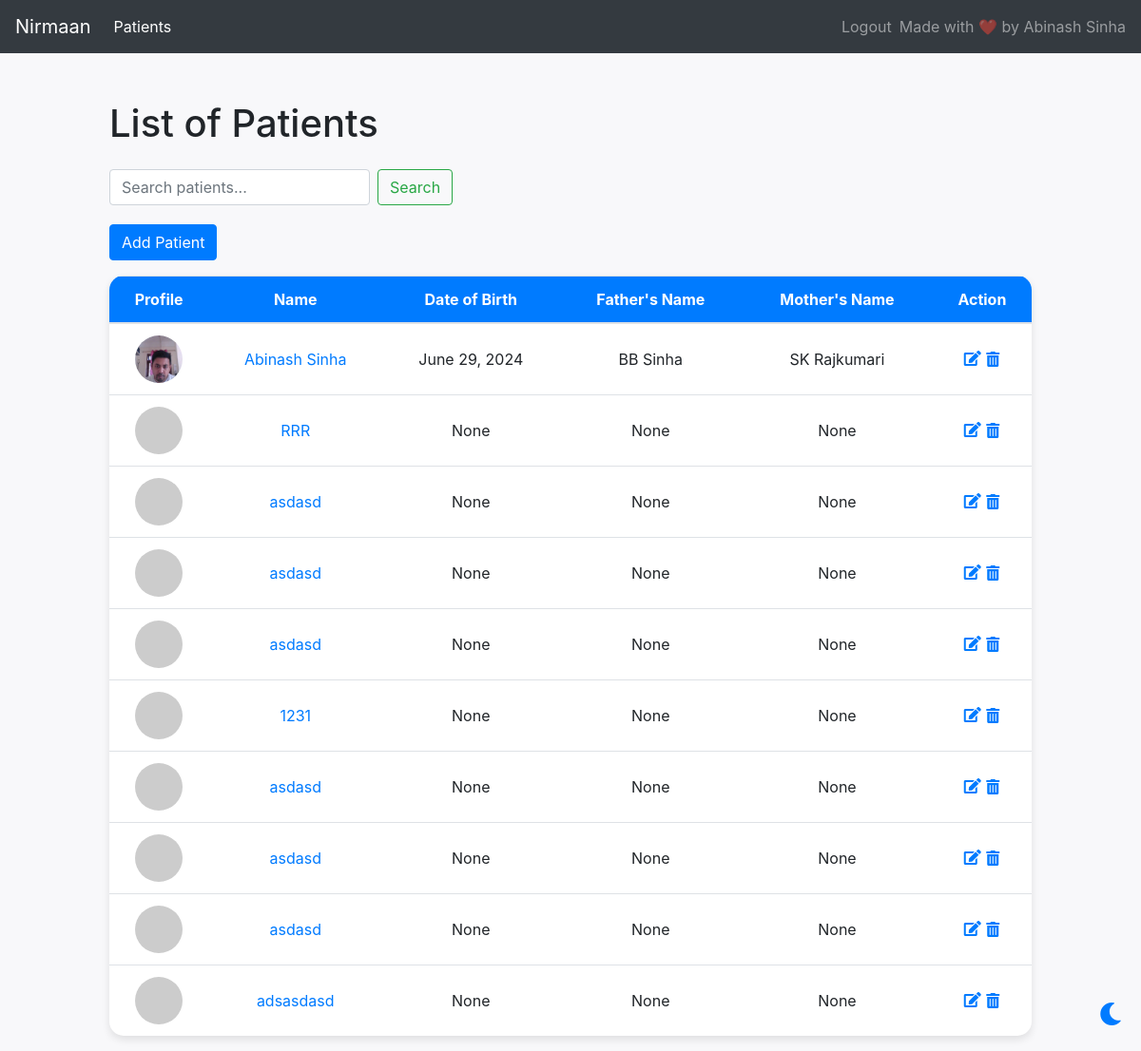
The app's page / (signed in) with its own data.
### patient/models.py (models this page shows, shortened)
class Patient(models.Model):
	uuid = models.CharField(max_length=10, blank=True, null=True)
	name = models.CharField(name='name', verbose_name="Name of Patient", max_length=100)
	admission_date = models.DateField(name='admission_date', verbose_name="Date of Admission", blank=True, null=True)
	release_date = models.DateField(name='release_date', verbose_name="Date of Release", blank=True, null=True)
	date_of_birth = models.DateField(name='date_of_birth', verbose_name="Date of Birth", blank=True, null=True)
	father_name = models.CharField(name='father_name', verbose_name="Name of Father", blank=True, null=True, max_length=100)
	mother_name = models.CharField(name='mother_name', verbose_name="Name of Mother", blank=True, null=True, max_length=100)
	image = models.ImageField(upload_to='patient_images/', blank=True, null=True)
	occupation = models.CharField(name='occupation', verbose_name="Occupation", blank=True, null=True, max_length=100)
	qualification = models.CharField(name='qualification', verbose_name="Qualification", blank=True, null=True, max_length=100)
	MARRIED = 'Married'
	UNMARRIED = 'Unmarried'
	MARITAL_STATUS_CHOICES = [
        (MARRIED, 'Married'),
        (UNMARRIED, 'Unmarried'),
    ]
	marital_status = models.CharField(name='marital_status', verbose_name="Marital Status", blank=True, null=True, max_length=50, choices=MARITAL_STATUS_CHOICES)
	HINDU = 'Hindu'
	MUSLIM = 'Muslim'
	CHRISTIAN = 'Christian'
	OTHER = 'Other'
	RELIGION_CHOICES = [
		(HINDU, 'Hindu'),
		(MUSLIM, 'Muslim'),
		(CHRISTIAN, 'Christian'),
		(OTHER, 'Other'),
	]
	religion = models.CharField(name='religion', verbose_name="Religion", blank=True, null=True, max_length=100, choices=RELIGION_CHOICES)
	income_pm = models.DecimalField(name='income_pm', verbose_name="Income Per Month", blank=True, null=True, max_digits=10, decimal_places=2)
	language_spoken = models.CharField(name='language_spoken', verbose_name="Language(s) Spoken", blank=True, null=True, max_length=100)
	phone_number_1 = models.IntegerField(name='phone_number_1', verbose_name="Phone Number (1)", blank=True, null=True, max_length=10)
	phone_number_2 = models.IntegerField(name='phone_number_2', verbose_name="Phone Number (2)", blank=True, null=True, max_length=10)
	whatsapp_number = models.IntegerField(name='whatsapp_number', verbose_name="Whatsapp Number", blank=True, null=True, max_length=10)
	email_id = models.EmailField(name='email_id', verbose_name="Email Address", blank=True, null=True)
	details_of_id_proof_recieved = models.TextField(name='details_of_id_proof_recieved', verbose_name="Details of ID Proof Recieved", blank=True, null=True)
	cut_mark_detail = models.CharField(name="cut_mark_detail", verbose_name="Cut Mark Details", blank=True, null=True, max_length=100)
	CONDITIONS = [
        ('substance_abuse', 'Substance Abuse'),
        ('psychological_disturbance', 'Psychological Disturbance'),
        ('vindictiveness', 'Vindictiveness'),
        ('behavioural_disfunctions', 'Behavioural Disfunction'),
        ('prediagnosed_mental_condition', 'Pre-Diagnosed Mental Health Condition'),
    ]
	substance_abuse = models.BooleanField(default=False)
	psychological_disturbance = models.BooleanField(default=False)
	vindictiveness = models.BooleanField(default=False)
	behavioural_disfunctions = models.BooleanField(default=False)
	prediagnosed_mental_condition = models.BooleanField(default=False)

### patient/views.py (the view)
# urls.py: path('', views.get_patients, name='get_patients'),
@login_required()
def get_patients(request):
    patients = Patient.objects.all()
    return render(request, 'patient_list.html', {'patients': patients})

### templates/patient_list.html (shortened to what this page needs)
<!DOCTYPE html>
<html lang="en">
{% load pwa %}
<head>
    <link rel="stylesheet" href="https://stackpath.bootstrapcdn.com/bootstrap/4.5.2/css/bootstrap.min.css">
    <link rel="stylesheet" href="https://cdnjs.cloudflare.com/ajax/libs/font-awesome/5.15.4/css/all.min.css">
</head>
<body>
    <nav class="navbar navbar-expand-lg navbar-dark bg-dark">
        <a class="navbar-brand" href="{% url 'get_patients' %}">Nirmaan</a>
        <div class="collapse navbar-collapse" id="navbarNav">
            <ul class="navbar-nav mr-auto">
                <li class="nav-item active">
                    <a class="nav-link" href="{% url 'get_patients' %}">Patients</a>
                </li>
            </ul>
            <ul class="navbar-nav ml-auto">
                {% if user.is_authenticated %}
                    <li class="nav-item">
                        <a class="nav-link" href="{% url 'account_logout' %}">Logout</a>
                    </li>
                {% else %}
                    <li class="nav-item">
                        <a class="nav-link" href="{% url 'account_login' %}">Login</a>
                    </li>
                {% endif %}
            </ul>
            <span class="navbar-text">
                Made with ❤️ by Abinash Sinha
            </span>
        </div>
    </nav>
    <div class="toggle-button" onclick="toggleTheme()">
        <i class="fas fa-moon"></i>
    </div>
    <div class="container">
        <h1 class="mb-4">List of Patients</h1>
        <div class="search-bar">
            <form method="GET" action="{% url 'search_patients' %}" class="form-inline">
                <input type="text" name="q" class="form-control mr-sm-2" placeholder="Search patients..." aria-label="Search" value="{{ query }}">
                <button class="btn btn-outline-success my-2 my-sm-0" type="submit">Search</button>
            </form>
        </div>
        <div class="mb-3">
            <a href="{% url 'add_patient' %}" class="btn btn-primary">Add Patient</a>
        </div>
        <table class="table table-hover">
            <thead>
                <tr>
                    <th>Profile</th>
                    <th>Name</th>
                    <th>Date of Birth</th>
                    <th>Father's Name</th>
                    <th>Mother's Name</th>
                    <th>Action</th>
                </tr>
            </thead>
            <tbody>
                {% for patient in patients %}
                <tr>
                    <td>
                        {% if patient.image %}
                            <img src="{{ patient.image.url }}" alt="{{ patient.name }}" class="profile-pic">
                        {% else %}
                            <img src="https://via.placeholder.com/50" alt="No Image" class="profile-pic">
                        {% endif %}
                    </td>
                    <td><a href="{% url 'view_patient' patient.id %}">{{ patient.name }}</a></td>
                    <td>{{ patient.date_of_birth }}</td>
                    <td>{{ patient.father_name }}</td>
                    <td>{{ patient.mother_name }}</td>
                    <td>
                        <a href="{% url 'edit_patient' patient.id %}">
                            <i class="fas fa-edit"></i>
                        </a>
                        <form id="delete-form-{{ patient.id }}" action="{% url 'delete_patient' patient.id %}" method="post" style="display: inline;" onsubmit="return confirmDelete(event, {{ patient.id }})">
                            <button type="submit" class="btn btn-link p-0">
                                <i class="fas fa-trash-alt"></i>
                            </button>
                        </form>
                    </td>
                </tr>
                {% endfor %}
            </tbody>
        </table>
    </div>
</body>
</html>

### templates/patient_list.html (style rules this page uses)
body { background-color: #f8f8fa; transition: background-color 0.3s, color 0.3s; }
.container { max-width: 1000px; margin-top: 50px; }
.table { background-color: #fff; border-radius: 15px; overflow: hidden; box-shadow: 0 4px 8px rgba(0, 0, 0, 0.1); transition: background-color 0.3s, color 0.3s; }
.table th, .table td { vertical-align: middle; text-align: center; }
.table thead th { background-color: #007bff; color: #fff; }
.table tbody tr:last-child td:first-child { border-bottom-left-radius: 15px; }
.table tbody tr:last-child td:last-child { border-bottom-right-radius: 15px; }
.toggle-button { position: fixed; bottom: 20px; right: 20px; z-index: 1000; cursor: pointer; font-size: 1.5rem; }
.toggle-button i { color: #007bff; }
.profile-pic { width: 50px; height: 50px; border-radius: 50%; object-fit: cover; }
.search-bar { margin-bottom: 20px; }

### records on screen
Patient: image (picture), name "Abinash Sinha", date_of_birth "June 29, 2024", father_name "BB Sinha", mother_name "SK Rajkumari"
Patient: name "RRR", date_of_birth "None", father_name "None", mother_name "None"
Patient: name "asdasd", date_of_birth "None", father_name "None", mother_name "None"
Patient: name "asdasd", date_of_birth "None", father_name "None", mother_name "None"
Patient: name "asdasd", date_of_birth "None", father_name "None", mother_name "None"
Patient: name "1231", date_of_birth "None", father_name "None", mother_name "None"
Patient: name "asdasd", date_of_birth "None", father_name "None", mother_name "None"
Patient: name "asdasd", date_of_birth "None", father_name "None", mother_name "None"
Patient: name "asdasd", date_of_birth "None", father_name "None", mother_name "None"
Patient: name "adsasdasd", date_of_birth "None", father_name "None", mother_name "None"
